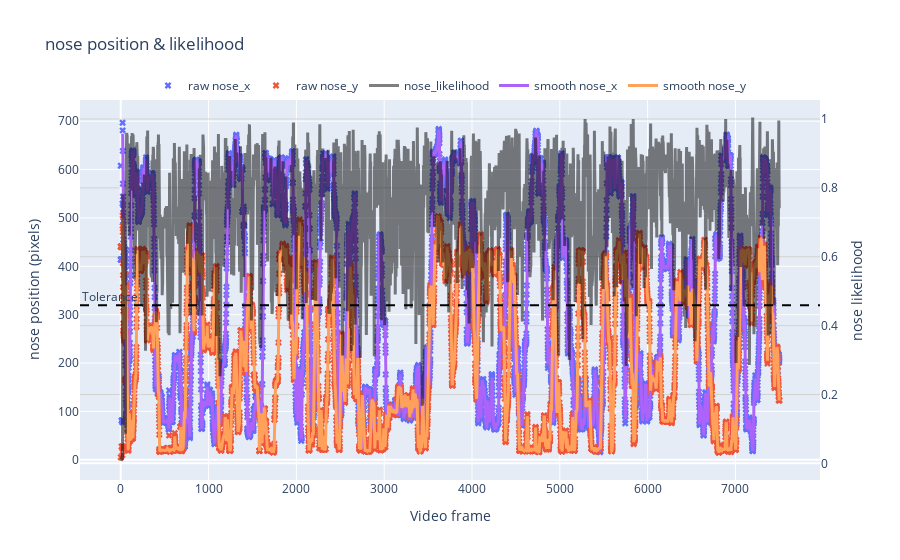

The cell this chart's notebook holds for it:
### Code cell
# Plot the original vs the smooth positions
rst.plot_raw_vs_smooth(params, df_raw, df_smooth, bodypart='nose')

### Figure 1 — Plotly figure (JSON) as saved in the notebook; plotly's stock layout.template omitted (floating-point values rounded to 4 significant figures; data arrays with more than 128 entries replaced by an {"elided": "..."} marker saying what was removed)
{"data": [{"marker": {"size": 6, "symbol": "x"}, "mode": "markers", "name": "raw nose_x", "type": "scatter", "x": {"elided": "7500 int values"}, "y": {"elided": "7500 float values"}}, {"marker": {"size": 6, "symbol": "x"}, "mode": "markers", "name": "raw nose_y", "type": "scatter", "x": {"elided": "7500 int values"}, "y": {"elided": "7500 float values"}}, {"line": {"color": "black", "width": 3}, "name": "nose_likelihood", "opacity": 0.5, "type": "scatter", "x": {"elided": "7500 int values"}, "y": {"elided": "7500 float values"}, "yaxis": "y2"}, {"line": {"width": 3}, "name": "smooth nose_x", "type": "scatter", "x": {"elided": "7500 int values"}, "y": {"elided": "7500 float values"}}, {"line": {"width": 3}, "name": "smooth nose_y", "type": "scatter", "x": {"elided": "7500 int values"}, "y": {"elided": "7500 float values"}}], "layout": {"annotations": [{"showarrow": false, "text": "Tolerance", "x": 0, "xanchor": "left", "xref": "paper", "y": 0.4839, "yref": "y2"}], "legend": {"orientation": "h", "x": 0.5, "xanchor": "center", "y": 1, "yanchor": "bottom"}, "shapes": [{"line": {"color": "black", "dash": "dash"}, "type": "line", "x0": 0, "x1": 1, "xref": "paper", "y0": 0.4589, "y1": 0.4589, "yref": "y2"}], "title": {"text": "nose position & likelihood"}, "xaxis": {"title": {"text": "Video frame"}}, "yaxis": {"title": {"text": "nose position (pixels)"}}, "yaxis2": {"gridcolor": "lightgray", "overlaying": "y", "side": "right", "title": {"text": "nose likelihood"}}}}
